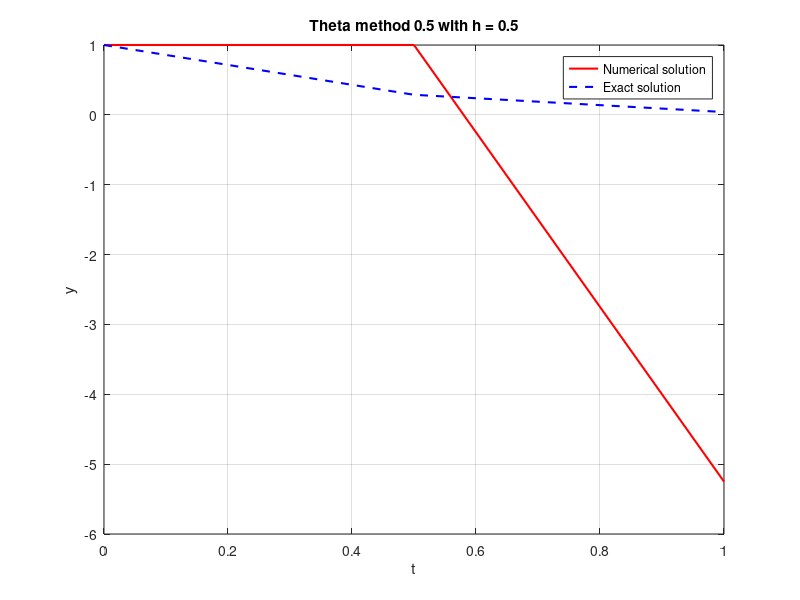
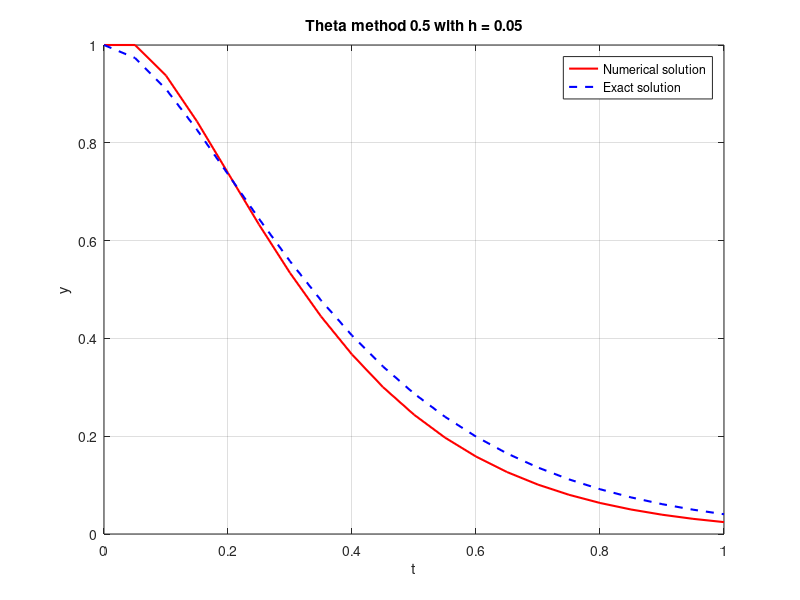
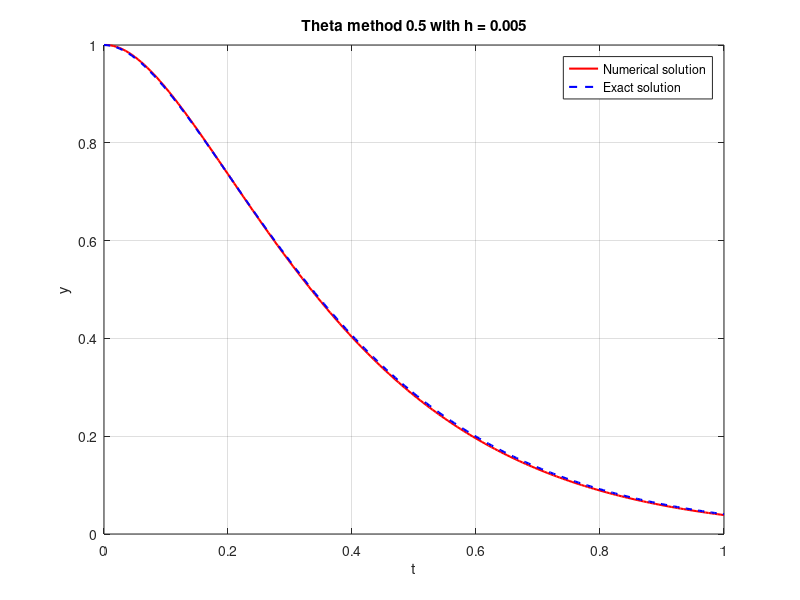

Recreate these plots in MATLAB, in order.
% Define the parameters
b = 10;
c = (b^2)/4;
Theta = 1;
% Define the exact solution
exact_solution = @(t) exp(-b*t/2) .* (1 + (b/2)*t);

% Define the system of first-order ODEs
f = @(t, y, u) u;
g = @(t, y, u) -b*u - c*y;

% Define the time steps for the Theta method
steps = [0.5, 0.05, 0.005];

% Loop over each time step and plot the solutions
for i = 1:3
    h = steps(i);
    t = 0:h:1;
    N = length(t);
    
    % Initialize arrays for the solutions
    y = zeros(1, N);
    u = zeros(1, N);
    
    % Set the initial conditions
    y(1) = 1;
    u(1) = 0;
    
    % Implement Theta method
    for n = 1:N-1
        y(n+1) = y(n) + h*(Theta*f(t(n), y(n), u(n))+(1-Theta)*f(t(n), y(n), u(n)));
        u(n+1) = u(n) + h*(Theta*g(t(n), y(n), u(n))+(1-Theta)*g(t(n), y(n), u(n)));
    end
    
    % Plot the numerical and exact solutions
    figure(i);
    plot(t, y, 'r', 'LineWidth', 1.5); % Numerical solution (red line)
    hold on;
    plot(t, exact_solution(t), 'b--', 'LineWidth', 1.5); % Exact solution (blue dashed line)
    xlabel('t');
    ylabel('y');
    legend('Numerical solution', 'Exact solution');
    title(['Theta method 0.5 with h = ', num2str(h)]);
    grid on;
    hold off;
end